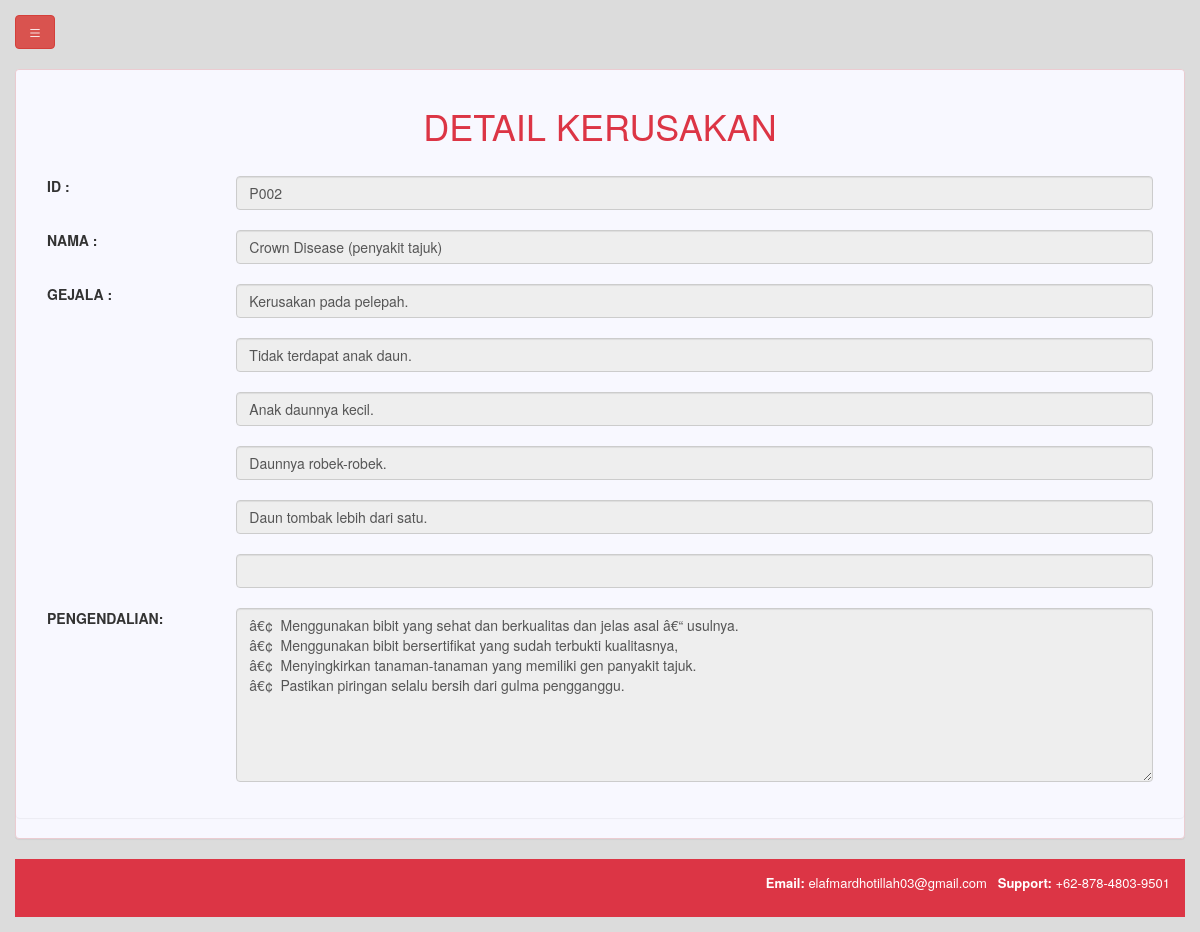
Page /adetailkerusakan.php?id=P002 on the committed database.
### tables this page shows
CREATE TABLE `kerusakan` (
  `idkerusakan` varchar(20) NOT NULL,
  `namakerusakan` varchar(1000) NOT NULL,
  `pengendalian` text
);

CREATE TABLE `basispengetahuan` (
  `namakerusakan` varchar(100) NOT NULL,
  `gejala` text NOT NULL
);

### adetailkerusakan.php (the view, shortened to what this page needs)
<?php
include('koneksi.php');
?>
<!DOCTYPE html>
<html lang="en">
<head>
  <link rel="stylesheet" href="https://maxcdn.bootstrapcdn.com/bootstrap/3.3.7/css/bootstrap.min.css">
  <link rel="stylesheet" href="css/style.css">
</head>
<body>
    <?php include('menuadmin.php');?>
    <div class="panel panel-danger">
        <div class="panel panel-body">
    <div class="col-12 text-left">
      <h1 class="text text-center text-danger">DETAIL KERUSAKAN</h1>
      <div class="form-group"  method="POST">
      			<br><label class="control-label col-sm-2">ID :</label>
      		<div class="col-sm-10">
                <?php
                       $tampil = "SELECT * FROM kerusakan where idkerusakan='".$_GET['id']."'";
                       $sql = mysqli_query ($konek_db,$tampil);
                       while($data = mysqli_fetch_array ($sql))
                    {
                       echo "<input type='text'  class='form-control' id='idkerusakan' readonly value='".$data['idkerusakan']."'><br>";
                    }
                ?>
     		 </div>
        </div>
        <div class="form-group"  method="POST">
      			<br><label class="control-label col-sm-2">NAMA :</label>
      		<div class="col-sm-10">
                <?php
                       $tampil = "SELECT * FROM kerusakan where idkerusakan='".$_GET['id']."'";
                       $sql = mysqli_query ($konek_db,$tampil);
                       while($data = mysqli_fetch_array ($sql))
                    {
                       echo "<input type='text'  class='form-control' id='namakerusakan' readonly value='".$data['namakerusakan']."'><br>";
                    }
                ?>
     		 </div>
        </div>
         <div class="form-group"  method="POST">
      			<br><label class="control-label col-sm-2">GEJALA :</label>
      		<div class="col-sm-10">
                <?php
                       $tampil = "SELECT * FROM kerusakan p, basispengetahuan b where p.idkerusakan='".$_GET['id']."' and p.namakerusakan=b.namakerusakan";
                       $sql = mysqli_query ($konek_db,$tampil);
                       while($data = mysqli_fetch_array ($sql))
                    {
                       echo "<input type='text'  class='form-control' id='jenistanaman' readonly value='".$data['gejala']."'><br>";
                    }
                 echo "<input type='text'  class='form-control' id='jenistanaman' readonly value=''><br>";
                ?>
     		 </div>
        </div>
        <div class="form-group"  method="POST">
      			<br><label class="control-label col-sm-2">PENGENDALIAN:</label><br>
      		<div class="col-sm-10">
                <?php
                       $tampil = "SELECT * FROM kerusakan where idkerusakan='".$_GET['id']."'";
                       $sql = mysqli_query ($konek_db,$tampil);
                       while($data = mysqli_fetch_array ($sql))
                    {
                       echo "<textarea  rows='8' class='form-control' id='penanganan'  readonly>".$data['pengendalian']."</textarea><br>";
                    }
                ?>
     		 </div>
        </div>
    </div>
  </div>
</div>
<footer class="navbar-danger text-right">
  <p style="font-size: 13px;"><strong>Email: </strong>elafmardhotillah03@gmail.com
        &nbsp;
        <strong>Support: </strong>+62-878-4803-9501</p>
</footer>
</body>
</html>

### css/style.css (style rules this page uses)
.navbar-danger { background-color: #dc3545; }
footer { background-color: #FF0000; color: white; padding: 15px; }

### menuadmin.php (style rules this page uses)
body { background-color: #DCDCDC; }
.panel { background-color: #F8F8FF; }

### rows in the picture
kerusakan: idkerusakan "P002", namakerusakan "Crown Disease (penyakit tajuk)", gejala "Kerusakan pada pelepah.", gejala "Tidak terdapat anak daun.", gejala "Anak daunnya kecil.", gejala "Daunnya robek-robek.", gejala "Daun tombak lebih dari satu.", pengendalian "â€¢ Menggunakan bibit yang sehat dan berkualitas dan jelas asal â€“ usulnya. â€¢ Menggunakan bibit bersertifikat yang sudah terbukti kualitasnya, â€¢ Menyingkirkan tanaman-tanaman yang memiliki gen panyakit tajuk. â€¢ Pastikan piringan selalu bersih dari gulma pengganggu."
